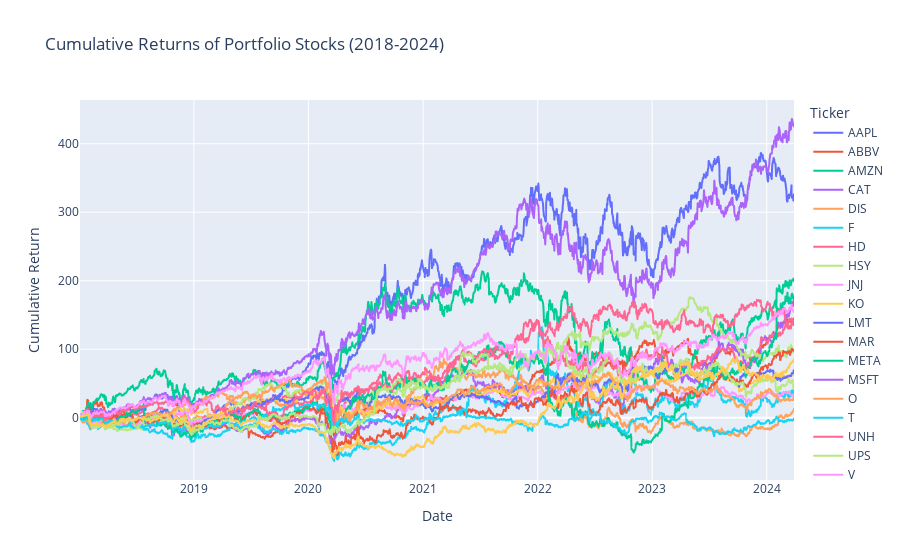

Write notebook code for a chart like this one.
### Code cell
portfolio_returns = data['Adj Close'].pct_change().dropna()

port_comps_rets_cumprod = portfolio_returns.add(1).cumprod().sub(1)*100

fig = px.line(port_comps_rets_cumprod,
              x=port_comps_rets_cumprod.index,
              y=port_comps_rets_cumprod.columns,
              title='Cumulative Returns of Portfolio Stocks (2018-2024)')

fig.update_xaxes(title_text='Date')
fig.update_yaxes(title_text='Cumulative Return  ')

fig.show()

### Figure 1 — Plotly figure (JSON) as saved in the notebook; plotly's stock layout.template omitted (floating-point values rounded to 4 significant figures; data arrays with more than 128 entries replaced by an {"elided": "..."} marker saying what was removed)
{"data": [{"hovertemplate": "Ticker=AAPL<br>Date=%{x}<br>value=%{y}<extra></extra>", "legendgroup": "AAPL", "line": {"color": "#636efa", "dash": "solid"}, "marker": {"symbol": "circle"}, "mode": "lines", "name": "AAPL", "showlegend": true, "type": "scattergl", "x": {"elided": "1569 str values"}, "xaxis": "x", "y": {"elided": "1569 float values"}, "yaxis": "y"}, {"hovertemplate": "Ticker=ABBV<br>Date=%{x}<br>value=%{y}<extra></extra>", "legendgroup": "ABBV", "line": {"color": "#EF553B", "dash": "solid"}, "marker": {"symbol": "circle"}, "mode": "lines", "name": "ABBV", "showlegend": true, "type": "scattergl", "x": {"elided": "1569 str values"}, "xaxis": "x", "y": {"elided": "1569 float values"}, "yaxis": "y"}, {"hovertemplate": "Ticker=AMZN<br>Date=%{x}<br>value=%{y}<extra></extra>", "legendgroup": "AMZN", "line": {"color": "#00cc96", "dash": "solid"}, "marker": {"symbol": "circle"}, "mode": "lines", "name": "AMZN", "showlegend": true, "type": "scattergl", "x": {"elided": "1569 str values"}, "xaxis": "x", "y": {"elided": "1569 float values"}, "yaxis": "y"}, {"hovertemplate": "Ticker=CAT<br>Date=%{x}<br>value=%{y}<extra></extra>", "legendgroup": "CAT", "line": {"color": "#ab63fa", "dash": "solid"}, "marker": {"symbol": "circle"}, "mode": "lines", "name": "CAT", "showlegend": true, "type": "scattergl", "x": {"elided": "1569 str values"}, "xaxis": "x", "y": {"elided": "1569 float values"}, "yaxis": "y"}, {"hovertemplate": "Ticker=DIS<br>Date=%{x}<br>value=%{y}<extra></extra>", "legendgroup": "DIS", "line": {"color": "#FFA15A", "dash": "solid"}, "marker": {"symbol": "circle"}, "mode": "lines", "name": "DIS", "showlegend": true, "type": "scattergl", "x": {"elided": "1569 str values"}, "xaxis": "x", "y": {"elided": "1569 float values"}, "yaxis": "y"}, {"hovertemplate": "Ticker=F<br>Date=%{x}<br>value=%{y}<extra></extra>", "legendgroup": "F", "line": {"color": "#19d3f3", "dash": "solid"}, "marker": {"symbol": "circle"}, "mode": "lines", "name": "F", "showlegend": true, "type": "scattergl", "x": {"elided": "1569 str values"}, "xaxis": "x", "y": {"elided": "1569 float values"}, "yaxis": "y"}, {"hovertemplate": "Ticker=HD<br>Date=%{x}<br>value=%{y}<extra></extra>", "legendgroup": "HD", "line": {"color": "#FF6692", "dash": "solid"}, "marker": {"symbol": "circle"}, "mode": "lines", "name": "HD", "showlegend": true, "type": "scattergl", "x": {"elided": "1569 str values"}, "xaxis": "x", "y": {"elided": "1569 float values"}, "yaxis": "y"}, {"hovertemplate": "Ticker=HSY<br>Date=%{x}<br>value=%{y}<extra></extra>", "legendgroup": "HSY", "line": {"color": "#B6E880", "dash": "solid"}, "marker": {"symbol": "circle"}, "mode": "lines", "name": "HSY", "showlegend": true, "type": "scattergl", "x": {"elided": "1569 str values"}, "xaxis": "x", "y": {"elided": "1569 float values"}, "yaxis": "y"}, {"hovertemplate": "Ticker=JNJ<br>Date=%{x}<br>value=%{y}<extra></extra>", "legendgroup": "JNJ", "line": {"color": "#FF97FF", "dash": "solid"}, "marker": {"symbol": "circle"}, "mode": "lines", "name": "JNJ", "showlegend": true, "type": "scattergl", "x": {"elided": "1569 str values"}, "xaxis": "x", "y": {"elided": "1569 float values"}, "yaxis": "y"}, {"hovertemplate": "Ticker=KO<br>Date=%{x}<br>value=%{y}<extra></extra>", "legendgroup": "KO", "line": {"color": "#FECB52", "dash": "solid"}, "marker": {"symbol": "circle"}, "mode": "lines", "name": "KO", "showlegend": true, "type": "scattergl", "x": {"elided": "1569 str values"}, "xaxis": "x", "y": {"elided": "1569 float values"}, "yaxis": "y"}, {"hovertemplate": "Ticker=LMT<br>Date=%{x}<br>value=%{y}<extra></extra>", "legendgroup": "LMT", "line": {"color": "#636efa", "dash": "solid"}, "marker": {"symbol": "circle"}, "mode": "lines", "name": "LMT", "showlegend": true, "type": "scattergl", "x": {"elided": "1569 str values"}, "xaxis": "x", "y": {"elided": "1569 float values"}, "yaxis": "y"}, {"hovertemplate": "Ticker=MAR<br>Date=%{x}<br>value=%{y}<extra></extra>", "legendgroup": "MAR", "line": {"color": "#EF553B", "dash": "solid"}, "marker": {"symbol": "circle"}, "mode": "lines", "name": "MAR", "showlegend": true, "type": "scattergl", "x": {"elided": "1569 str values"}, "xaxis": "x", "y": {"elided": "1569 float values"}, "yaxis": "y"}, {"hovertemplate": "Ticker=META<br>Date=%{x}<br>value=%{y}<extra></extra>", "legendgroup": "META", "line": {"color": "#00cc96", "dash": "solid"}, "marker": {"symbol": "circle"}, "mode": "lines", "name": "META", "showlegend": true, "type": "scattergl", "x": {"elided": "1569 str values"}, "xaxis": "x", "y": {"elided": "1569 float values"}, "yaxis": "y"}, {"hovertemplate": "Ticker=MSFT<br>Date=%{x}<br>value=%{y}<extra></extra>", "legendgroup": "MSFT", "line": {"color": "#ab63fa", "dash": "solid"}, "marker": {"symbol": "circle"}, "mode": "lines", "name": "MSFT", "showlegend": true, "type": "scattergl", "x": {"elided": "1569 str values"}, "xaxis": "x", "y": {"elided": "1569 float values"}, "yaxis": "y"}, {"hovertemplate": "Ticker=O<br>Date=%{x}<br>value=%{y}<extra></extra>", "legendgroup": "O", "line": {"color": "#FFA15A", "dash": "solid"}, "marker": {"symbol": "circle"}, "mode": "lines", "name": "O", "showlegend": true, "type": "scattergl", "x": {"elided": "1569 str values"}, "xaxis": "x", "y": {"elided": "1569 float values"}, "yaxis": "y"}, {"hovertemplate": "Ticker=T<br>Date=%{x}<br>value=%{y}<extra></extra>", "legendgroup": "T", "line": {"color": "#19d3f3", "dash": "solid"}, "marker": {"symbol": "circle"}, "mode": "lines", "name": "T", "showlegend": true, "type": "scattergl", "x": {"elided": "1569 str values"}, "xaxis": "x", "y": {"elided": "1569 float values"}, "yaxis": "y"}, {"hovertemplate": "Ticker=UNH<br>Date=%{x}<br>value=%{y}<extra></extra>", "legendgroup": "UNH", "line": {"color": "#FF6692", "dash": "solid"}, "marker": {"symbol": "circle"}, "mode": "lines", "name": "UNH", "showlegend": true, "type": "scattergl", "x": {"elided": "1569 str values"}, "xaxis": "x", "y": {"elided": "1569 float values"}, "yaxis": "y"}, {"hovertemplate": "Ticker=UPS<br>Date=%{x}<br>value=%{y}<extra></extra>", "legendgroup": "UPS", "line": {"color": "#B6E880", "dash": "solid"}, "marker": {"symbol": "circle"}, "mode": "lines", "name": "UPS", "showlegend": true, "type": "scattergl", "x": {"elided": "1569 str values"}, "xaxis": "x", "y": {"elided": "1569 float values"}, "yaxis": "y"}, {"hovertemplate": "Ticker=V<br>Date=%{x}<br>value=%{y}<extra></extra>", "legendgroup": "V", "line": {"color": "#FF97FF", "dash": "solid"}, "marker": {"symbol": "circle"}, "mode": "lines", "name": "V", "showlegend": true, "type": "scattergl", "x": {"elided": "1569 str values"}, "xaxis": "x", "y": {"elided": "1569 float values"}, "yaxis": "y"}, {"hovertemplate": "Ticker=XOM<br>Date=%{x}<br>value=%{y}<extra></extra>", "legendgroup": "XOM", "line": {"color": "#FECB52", "dash": "solid"}, "marker": {"symbol": "circle"}, "mode": "lines", "name": "XOM", "showlegend": true, "type": "scattergl", "x": {"elided": "1569 str values"}, "xaxis": "x", "y": {"elided": "1569 float values"}, "yaxis": "y"}], "layout": {"legend": {"title": {"text": "Ticker"}, "tracegroupgap": 0}, "title": {"text": "Cumulative Returns of Portfolio Stocks (2018-2024)"}, "xaxis": {"anchor": "y", "domain": [0, 1], "title": {"text": "Date"}}, "yaxis": {"anchor": "x", "domain": [0, 1], "title": {"text": "Cumulative Return  "}}}}
